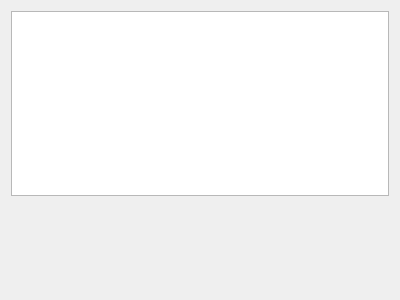
<?xml version="1.0" encoding="UTF-8"?>
<ui version="4.0">
 <class>Widget</class>
 <widget class="QWidget" name="Widget">
  <property name="geometry">
   <rect>
    <x>0</x>
    <y>0</y>
    <width>400</width>
    <height>300</height>
   </rect>
  </property>
  <property name="windowTitle">
   <string>Widget</string>
  </property>
  <layout class="QGridLayout" name="gridLayout">
   <item row="0" column="0">
    <widget class="QTextEdit" name="textEdit_Show"/>
   </item>
   <item row="1" column="0">
    <spacer name="verticalSpacer">
     <property name="orientation">
      <enum>Qt::Vertical</enum>
     </property>
     <property name="sizeHint" stdset="0">
      <size>
       <width>20</width>
       <height>99</height>
      </size>
     </property>
    </spacer>
   </item>
  </layout>
 </widget>
 <layoutdefault spacing="6" margin="11"/>
 <resources/>
 <connections/>
</ui>
